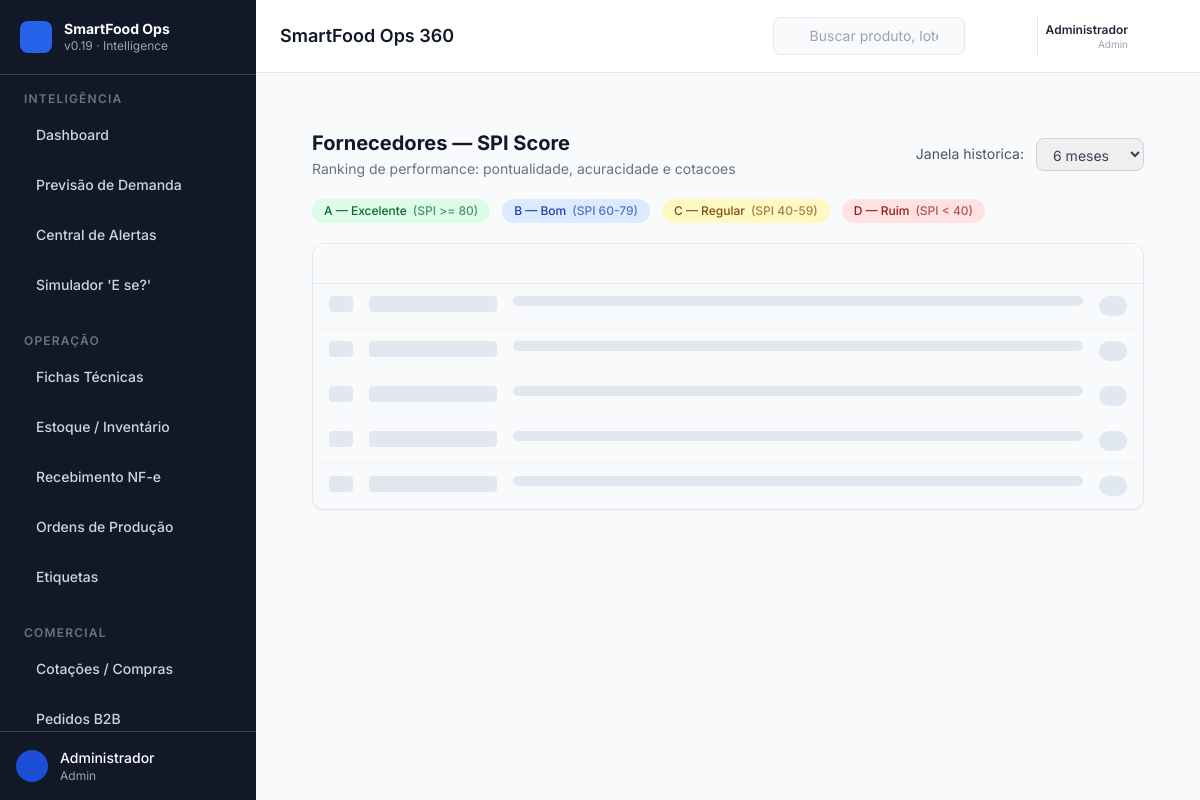
Screenshot of /commercial/suppliers (signed in) with the database file from the repository.
### models.py (models this page shows)
class TimestampMixin:
    created_at = Column(DateTime(timezone=True), server_default=func.now())
    updated_at = Column(DateTime(timezone=True), onupdate=func.now())

class User(Base, TimestampMixin):
    __tablename__ = "users"
    id = Column(GUID(), primary_key=True, default=uuid.uuid4)
    nome = Column(String, nullable=False)
    email = Column(String, unique=True, index=True, nullable=False)
    perfil = Column(String, nullable=False, default="operador",
                    comment="chef | operador | admin")
    pin_code = Column(String(4), nullable=True,
                      comment="PIN de 4 dígitos para login rápido no tablet")
    ativo = Column(Boolean, default=True)

### routers/ui_commercial.py (the view)
@router.get("/commercial/suppliers", response_class=HTMLResponse)
def suppliers(request: Request, db: Session = Depends(get_db), _=AdminOrChef):
    return templates.TemplateResponse("commercial/suppliers.html", _ctx(request))

### templates/commercial/suppliers.html (shortened to what this page needs)
{% extends "base.html" %}
{% block content %}
<div class="p-6 space-y-5 max-w-7xl mx-auto">
  <div class="flex flex-wrap items-center justify-between gap-4">
    <div>
      <h1 class="text-xl font-bold text-gray-900">Fornecedores — SPI Score</h1>
      <p class="text-sm text-gray-500 mt-0.5">Ranking de performance: pontualidade, acuracidade e cotacoes</p>
    </div>
    <div class="flex items-center gap-3">
      <label class="text-sm text-gray-600">Janela historica:</label>
      <select name="months"
              class="border border-slate-300 rounded-lg px-3 py-1.5 text-sm text-gray-700 focus:ring-2 focus:ring-blue-500"
              hx-get="/api/fragments/suppliers-spi"
              hx-target="#spi-table"
              hx-trigger="change"
              hx-include="[name=months]">
        <option value="6" selected>6 meses</option>
      </select>
    </div>
  </div>
  <div class="flex flex-wrap gap-3 text-xs">
    {% for cls, lbl, desc in [
      ('bg-green-100 text-green-800', 'A — Excelente', 'SPI >= 80'),
      ('bg-blue-100 text-blue-800',   'B — Bom',       'SPI 60-79'),
      ('bg-yellow-100 text-yellow-800','C — Regular',  'SPI 40-59'),
      ('bg-red-100 text-red-800',     'D — Ruim',      'SPI < 40'),
    ] %}
    <span class="inline-flex items-center gap-1.5 px-3 py-1 rounded-full {{ cls }} font-medium">
      {{ lbl }} <span class="opacity-70">({{ desc }})</span>
    </span>
    {% endfor %}
  </div>
  <div class="rounded-xl border border-slate-200 shadow-sm overflow-hidden">
    <div id="spi-table"
         hx-get="/api/fragments/suppliers-spi"
         hx-trigger="load"
         hx-swap="innerHTML">
      <div class="animate-pulse">
        <div class="bg-slate-50 h-10 border-b border-slate-200"></div>
        {% for _ in range(5) %}
        <div class="flex gap-4 px-4 py-3 border-b border-slate-100">
          <div class="h-4 bg-slate-200 rounded w-6"></div>
          <div class="h-4 bg-slate-200 rounded w-32"></div>
          <div class="h-2.5 bg-slate-200 rounded-full flex-1"></div>
          <div class="h-5 bg-slate-200 rounded-full w-7"></div>
        </div>
        {% endfor %}
      </div>
    </div>
  </div>
</div>
{% endblock %}

### templates/includes/sidebar.html (shortened to what this page needs)
<aside id="sidebar"
       :class="sidebarOpen ? 'translate-x-0' : '-translate-x-full md:translate-x-0'"
       class="fixed md:relative z-40 w-64 h-full bg-gray-900 text-white
              flex flex-col transition-transform duration-300 ease-in-out shrink-0">
  <div class="flex items-center gap-3 px-5 py-5 border-b border-gray-700">
    <div class="w-8 h-8 bg-blue-600 rounded-lg flex items-center justify-center shrink-0">
    </div>
    <div class="min-w-0">
      <p class="font-bold text-sm leading-tight text-white truncate">SmartFood Ops</p>
      <p class="text-xs text-gray-400 truncate">v0.19 · Intelligence</p>
    </div>
  </div>
  <nav class="flex-1 overflow-y-auto py-4 px-3 space-y-6" aria-label="Navegação principal">
    {% macro nav_item(label, icon, url, badge=None) %}
    <a href="{{ url }}"
       hx-get="{{ url }}"
       hx-target="#main-content"
       hx-select="#main-content"
       hx-swap="innerHTML"
       hx-push-url="true"
       @click="activeNav = '{{ url }}'; if(window.innerWidth < 768) sidebarOpen = false"
       :class="activeNav === '{{ url }}' || activeNav.startsWith('{{ url }}/') ?
                 'bg-blue-600 text-white' :
                 'text-gray-300 hover:bg-gray-800 hover:text-white'"
       class="flex items-center gap-3 px-3 py-2.5 rounded-lg text-sm font-medium
              transition-colors duration-150 group min-h-[48px]"
       aria-label="{{ label }}">
      <span class="truncate flex-1">{{ label }}</span>
    </a>
    {% endmacro %}
    {% macro nav_section(title) %}
    <p class="px-3 text-xs font-semibold text-gray-500 uppercase tracking-widest mb-1">
      {{ title }}
    </p>
    {% endmacro %}
    {% set perfil = request.session.get('user_perfil', '') %}
    {% if perfil in ('admin', 'chef') %}
    <div>
      {{ nav_section("Inteligência") }}
      <div class="space-y-0.5">
        {{ nav_item("Dashboard",             "squares-four",   "/dashboard") }}
        {{ nav_item("Previsão de Demanda",   "chart-line-up",  "/intelligence/forecast") }}
        {{ nav_item("Central de Alertas",    "bell-ringing",   "/intelligence/alerts") }}
        {{ nav_item("Simulador 'E se?'",     "flask",          "/intelligence/simulator") }}
      </div>
    </div>
    <div>
      {{ nav_section("Operação") }}
      <div class="space-y-0.5">
        {{ nav_item("Fichas Técnicas",       "notebook",       "/operations/bom") }}
        {{ nav_item("Estoque / Inventário",  "package",        "/operations/inventory") }}
        {{ nav_item("Recebimento NF-e",      "truck",          "/operations/receiving") }}
        {{ nav_item("Ordens de Produção",    "factory",        "/operations/production") }}
        {{ nav_item("Etiquetas",             "tag",            "/operations/labels") }}
      </div>
    </div>
    <div>
      {{ nav_section("Comercial") }}
      <div class="space-y-0.5">
        {{ nav_item("Cotações / Compras",    "shopping-cart",    "/commercial/purchasing") }}
        {{ nav_item("Pedidos B2B",           "clipboard-text",   "/commercial/orders") }}
      </div>
    </div>
    {% endif %}
  </nav>
  <div class="px-4 py-4 border-t border-gray-700">
    <div class="flex items-center gap-3">
      <div class="w-8 h-8 bg-blue-700 rounded-full flex items-center justify-center shrink-0">
      </div>
      <div class="min-w-0">
        <p class="text-sm font-medium text-white truncate">{{ request.session.get('user_nome', 'Utilizador') }}</p>
        <p class="text-xs text-gray-400 truncate capitalize">{{ request.session.get('user_perfil', '') }}</p>
      </div>
    </div>
  </div>
</aside>

### templates/includes/topbar.html (shortened to what this page needs)
<header class="bg-white border-b border-slate-200 px-4 md:px-6 py-3
               flex items-center gap-3 shrink-0 z-20 sticky top-0">
  <div class="flex-1 min-w-0">
    <h1 id="page-title"
        class="text-base md:text-lg font-semibold text-gray-900 truncate">
      {% block page_title %}SmartFood Ops 360{% endblock %}
    </h1>
  </div>
  <div class="hidden lg:flex items-center"
       x-data="{ searchOpen: false }">
    <div :class="searchOpen ? 'w-72' : 'w-48'"
         class="relative transition-all duration-200">
      <input type="search"
             placeholder="Buscar produto, lote, cliente..."
             class="w-full pl-9 pr-3 py-2 text-sm bg-slate-50 border border-slate-200
                    rounded-lg placeholder-gray-400 focus:outline-none focus:ring-2
                    focus:ring-blue-500 focus:border-transparent"
             @focus="searchOpen = true"
             @blur="searchOpen = false"
             aria-label="Busca global" />
    </div>
  </div>
  <div class="relative" x-data="{ alertsOpen: false }">
    <button @click="alertsOpen = !alertsOpen"
            @keydown.escape="alertsOpen = false"
            class="relative p-2 text-gray-500 hover:text-gray-800 hover:bg-slate-100
                   rounded-lg transition-colors min-h-[48px] min-w-[48px]
                   flex items-center justify-center"
            aria-label="Alertas ativos"
            aria-haspopup="true"
            :aria-expanded="alertsOpen">
    </button>
  </div>
  {% set session_nome = request.session.get('user_nome', '') %}
  {% if session_nome %}
  <div class="flex items-center gap-2 pl-2 border-l border-slate-200">
    <div class="hidden sm:flex flex-col items-end leading-tight">
      <span class="text-xs font-semibold text-gray-800">{{ session_nome }}</span>
      <span class="text-[10px] text-gray-400 capitalize">{{ request.session.get('user_perfil', '') }}</span>
    </div>
    <a href="/logout"
       class="p-2 text-gray-500 hover:text-red-600 hover:bg-red-50 rounded-lg transition-colors
              min-h-[40px] min-w-[40px] flex items-center justify-center"
       title="Terminar sessão"
       aria-label="Terminar sessão">
    </a>
  </div>
  {% endif %}
</header>

### templates/base.html (style rules this page uses)
body { font-family: 'Inter', system-ui, sans-serif; }

### rows the page displays
User: session.get "Administrador", session.get "Admin", nome "Administrador"

### other values shown
{{ title }} "INTELIGÊNCIA OPERAÇÃO COMERCIAL"
{{ label }} "Dashboard Previsão de Demanda Central de Alertas Simulador 'E se?' Fichas Técnicas Estoque / Inventário Recebimento NF-e Ordens de Produção Etiquetas Cotações / Compras Pedidos B2B"
{{ lbl }} "A — Excelente" "B — Bom" "C — Regular" "D — Ruim"
{{ desc }} "SPI >= 80" "SPI 60-79" "SPI 40-59" "SPI < 40"
